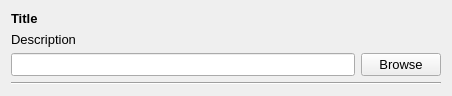
<?xml version="1.0" encoding="UTF-8"?>
<ui version="4.0">
 <class>path_widget</class>
 <widget class="QWidget" name="path_widget">
  <property name="geometry">
   <rect>
    <x>0</x>
    <y>0</y>
    <width>452</width>
    <height>94</height>
   </rect>
  </property>
  <property name="windowTitle">
   <string>Form</string>
  </property>
  <layout class="QGridLayout" name="gridLayout">
   <item row="4" column="0">
    <widget class="Line" name="horizontal_line">
     <property name="orientation">
      <enum>Qt::Horizontal</enum>
     </property>
    </widget>
   </item>
   <item row="1" column="0">
    <widget class="QLabel" name="title_label">
     <property name="font">
      <font>
       <pointsize>10</pointsize>
       <bold>true</bold>
      </font>
     </property>
     <property name="text">
      <string>Title</string>
     </property>
    </widget>
   </item>
   <item row="2" column="0">
    <widget class="QLabel" name="description_label">
     <property name="font">
      <font>
       <pointsize>10</pointsize>
      </font>
     </property>
     <property name="text">
      <string>Description</string>
     </property>
    </widget>
   </item>
   <item row="3" column="0">
    <layout class="QHBoxLayout" name="horizontalLayout">
     <item>
      <widget class="QLineEdit" name="path">
       <property name="font">
        <font>
         <pointsize>10</pointsize>
        </font>
       </property>
      </widget>
     </item>
     <item>
      <widget class="QPushButton" name="browse_button">
       <property name="font">
        <font>
         <pointsize>10</pointsize>
        </font>
       </property>
       <property name="text">
        <string>Browse</string>
       </property>
      </widget>
     </item>
    </layout>
   </item>
  </layout>
 </widget>
 <resources/>
 <connections>
  <connection>
   <sender>path</sender>
   <signal>textChanged(QString)</signal>
   <receiver>path_widget</receiver>
   <slot>action_path_changed(QString)</slot>
   <hints>
    <hint type="sourcelabel">
     <x>179</x>
     <y>66</y>
    </hint>
    <hint type="destinationlabel">
     <x>145</x>
     <y>-13</y>
    </hint>
   </hints>
  </connection>
  <connection>
   <sender>browse_button</sender>
   <signal>clicked()</signal>
   <receiver>path_widget</receiver>
   <slot>action_button_clicked()</slot>
   <hints>
    <hint type="sourcelabel">
     <x>425</x>
     <y>55</y>
    </hint>
    <hint type="destinationlabel">
     <x>346</x>
     <y>-16</y>
    </hint>
   </hints>
  </connection>
 </connections>
 <slots>
  <slot>action_path_changed(QString)</slot>
  <slot>action_button_clicked()</slot>
 </slots>
</ui>
